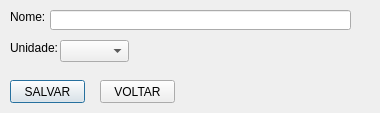
<?xml version="1.0" encoding="UTF-8"?>
<ui version="4.0">
 <class>EdicarProduto</class>
 <widget class="QDialog" name="EdicarProduto">
  <property name="geometry">
   <rect>
    <x>0</x>
    <y>0</y>
    <width>380</width>
    <height>113</height>
   </rect>
  </property>
  <property name="windowTitle">
   <string>Dialog</string>
  </property>
  <widget class="QLabel" name="label">
   <property name="geometry">
    <rect>
     <x>10</x>
     <y>10</y>
     <width>47</width>
     <height>13</height>
    </rect>
   </property>
   <property name="text">
    <string>Nome: </string>
   </property>
  </widget>
  <widget class="QLabel" name="label_3">
   <property name="geometry">
    <rect>
     <x>10</x>
     <y>40</y>
     <width>71</width>
     <height>16</height>
    </rect>
   </property>
   <property name="text">
    <string>Unidade:</string>
   </property>
  </widget>
  <widget class="QLineEdit" name="nomeProduto">
   <property name="geometry">
    <rect>
     <x>50</x>
     <y>10</y>
     <width>301</width>
     <height>20</height>
    </rect>
   </property>
  </widget>
  <widget class="QPushButton" name="salvarProduto">
   <property name="geometry">
    <rect>
     <x>10</x>
     <y>80</y>
     <width>75</width>
     <height>23</height>
    </rect>
   </property>
   <property name="text">
    <string>SALVAR</string>
   </property>
  </widget>
  <widget class="QComboBox" name="unidadeProduto">
   <property name="geometry">
    <rect>
     <x>60</x>
     <y>40</y>
     <width>69</width>
     <height>22</height>
    </rect>
   </property>
  </widget>
  <widget class="QPushButton" name="voltarProduto">
   <property name="geometry">
    <rect>
     <x>100</x>
     <y>80</y>
     <width>75</width>
     <height>23</height>
    </rect>
   </property>
   <property name="text">
    <string>VOLTAR</string>
   </property>
  </widget>
 </widget>
 <resources/>
 <connections/>
</ui>
